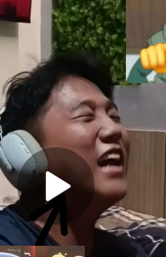
#> input picture gambar.png, 166 x 257 px
$ python model-warna.py
#> lines starting #> are read from the running program, lines starting #| are printed output that depends on the picture; after the words box and inside, x2 and y2 are one past the last pixel; in counts of white or black regions, pixels touching at a corner belong together
import sys
from pathlib import Path

import cv2
import numpy as np


# ============================================================
# 1. RGB
# ============================================================

def bgr_to_rgb(image):
    """OpenCV membaca gambar sebagai BGR, jadi ubah ke RGB."""
    return cv2.cvtColor(image, cv2.COLOR_BGR2RGB)


def rgb_to_bgr(image):
    """Mengubah RGB kembali menjadi BGR untuk cv2.imwrite()."""
    return cv2.cvtColor(image, cv2.COLOR_RGB2BGR)


# ============================================================
# 2. RGB -> CMYK
# ============================================================

def rgb_to_cmyk(rgb):
    """
    Konversi RGB ke CMYK.

    RGB dinormalisasi ke 0-1.
    Rumus:
        K = 1 - max(R,G,B)
        C = (1-R-K)/(1-K)
        M = (1-G-K)/(1-K)
        Y = (1-B-K)/(1-K)
    """
    rgb_float = rgb.astype(np.float32) / 255.0

    r = rgb_float[:, :, 0]
    g = rgb_float[:, :, 1]
    b = rgb_float[:, :, 2]

    k = 1 - np.maximum.reduce([r, g, b])

    # Hindari pembagian dengan nol pada piksel hitam.
    denominator = 1 - k

    c = np.zeros_like(k)
    m = np.zeros_like(k)
    y = np.zeros_like(k)

    mask = denominator > 1e-6

    c[mask] = (1 - r[mask] - k[mask]) / denominator[mask]
    m[mask] = (1 - g[mask] - k[mask]) / denominator[mask]
    y[mask] = (1 - b[mask] - k[mask]) / denominator[mask]

    cmyk = np.stack([c, m, y, k], axis=2)

    return (cmyk * 255).clip(0, 255).astype(np.uint8)


# ============================================================
# 3. RGB -> HSI
# ============================================================

def rgb_to_hsi(rgb):
    """
    Konversi RGB ke HSI.

    H = Hue
    S = Saturation
    I = Intensity

    H dalam derajat 0-360.
    S dan I dalam range 0-1.
    """
    rgb_float = rgb.astype(np.float32) / 255.0

    r = rgb_float[:, :, 0]
    g = rgb_float[:, :, 1]
    b = rgb_float[:, :, 2]

    # Intensity
    intensity = (r + g + b) / 3.0

    # Saturation
    min_rgb = np.minimum(np.minimum(r, g), b)
    sum_rgb = r + g + b

    saturation = np.zeros_like(intensity)
    nonzero = sum_rgb > 1e-6

    saturation[nonzero] = (
        1 - (3 * min_rgb[nonzero] / sum_rgb[nonzero])
    )

    # Hue
    numerator = 0.5 * ((r - g) + (r - b))
    denominator = np.sqrt(
        (r - g) ** 2 +
        (r - b) * (g - b)
    )

    theta = np.zeros_like(r)
    valid = denominator > 1e-6

    ratio = np.zeros_like(r)
    ratio[valid] = numerator[valid] / denominator[valid]
    ratio = np.clip(ratio, -1, 1)

    theta[valid] = np.arccos(ratio[valid])

    hue = theta.copy()
    hue[b > g] = 2 * np.pi - theta[b > g]
    hue = hue * 180 / np.pi

    # Gray pixels tidak memiliki hue yang bermakna.
    hue[saturation < 1e-6] = 0

    return hue, saturation, intensity


def hsi_to_display(hue, saturation, intensity):
    """
    Membuat visualisasi HSI:
    H -> 0-255
    S -> 0-255
    I -> 0-255
    """
    h = (hue / 360 * 255).clip(0, 255).astype(np.uint8)
    s = (saturation * 255).clip(0, 255).astype(np.uint8)
    i = (intensity * 255).clip(0, 255).astype(np.uint8)

    return h, s, i


# ============================================================
# 4. RGB -> HSV
# ============================================================

def rgb_to_hsv(rgb):
    """
    Konversi RGB ke HSV menggunakan OpenCV.

    OpenCV:
        H = 0-179
        S = 0-255
        V = 0-255
    """
    return cv2.cvtColor(rgb, cv2.COLOR_RGB2HSV)


# ============================================================
# 5. RGB VS HSV
# ============================================================

def compare_rgb_hsv(rgb):
    """
    Menampilkan channel RGB dan HSV agar perbedaan
    representasi warna dapat diamati.
    """
    hsv = rgb_to_hsv(rgb)

    r, g, b = cv2.split(rgb)
    h, s, v = cv2.split(hsv)

    return r, g, b, h, s, v


# ============================================================
# 6. MASK WARNA
# ============================================================

def create_color_masks(rgb):
    """
    Membuat mask warna menggunakan HSV.

    Contoh:
    - merah
    - hijau
    - biru

    Mask bernilai:
        255 -> warna masuk range
        0   -> bukan warna target
    """
    hsv = cv2.cvtColor(rgb, cv2.COLOR_RGB2HSV)

    # ----------------------------
    # Merah
    # ----------------------------
    # Merah berada di dua sisi hue HSV.
    lower_red_1 = np.array([0, 80, 50])
    upper_red_1 = np.array([10, 255, 255])

    lower_red_2 = np.array([170, 80, 50])
    upper_red_2 = np.array([179, 255, 255])

    red_1 = cv2.inRange(hsv, lower_red_1, upper_red_1)
    red_2 = cv2.inRange(hsv, lower_red_2, upper_red_2)

    red_mask = cv2.bitwise_or(red_1, red_2)

    # ----------------------------
    # Hijau
    # ----------------------------
    lower_green = np.array([35, 60, 40])
    upper_green = np.array([85, 255, 255])

    green_mask = cv2.inRange(
        hsv,
        lower_green,
        upper_green
    )

    # ----------------------------
    # Biru
    # ----------------------------
    lower_blue = np.array([90, 60, 40])
    upper_blue = np.array([130, 255, 255])

    blue_mask = cv2.inRange(
        hsv,
        lower_blue,
        upper_blue
    )

    return red_mask, green_mask, blue_mask


def apply_mask(rgb, mask):
    """Mengambil hanya area yang termasuk mask."""
    return cv2.bitwise_and(rgb, rgb, mask=mask)


# ============================================================
# 7. ALPHA BLENDING
# ============================================================

def alpha_blend(image_a, image_b, alpha=0.5):
    """
    Alpha blending:

        output = alpha*A + (1-alpha)*B

    alpha = 1.0 -> hanya A
    alpha = 0.0 -> hanya B
    alpha = 0.5 -> campuran seimbang
    """
    image_a = image_a.astype(np.float32)
    image_b = image_b.astype(np.float32)

    result = (
        alpha * image_a +
        (1 - alpha) * image_b
    )

    return result.clip(0, 255).astype(np.uint8)


# ============================================================
# 8. HUE TAHAN TERHADAP PERUBAHAN CAHAYA
# ============================================================

def brightness_comparison(rgb):
    """
    Membuat versi gambar lebih gelap dan lebih terang.

    Tujuan:
    membandingkan RGB dan Hue ketika intensitas cahaya berubah.
    """
    dark = (rgb.astype(np.float32) * 0.5).clip(0, 255).astype(np.uint8)
    bright = (rgb.astype(np.float32) * 1.5).clip(0, 255).astype(np.uint8)

    hsv_original = cv2.cvtColor(rgb, cv2.COLOR_RGB2HSV)
    hsv_dark = cv2.cvtColor(dark, cv2.COLOR_RGB2HSV)
    hsv_bright = cv2.cvtColor(bright, cv2.COLOR_RGB2HSV)

    return dark, bright, hsv_original[:, :, 0], hsv_dark[:, :, 0], hsv_bright[:, :, 0]


# ============================================================
# 9. MAIN
# ============================================================

def main():

    # --------------------------------------------------------
    # Cari gambar berdasarkan lokasi script.
    # --------------------------------------------------------

    if len(sys.argv) > 1:
        image_path = Path(sys.argv[1])
    else:
        image_path = Path(__file__).parent / "gambar.png"

    image_bgr = cv2.imread(str(image_path))
#> image_bgr is the input picture: shape (257, 166, 3); mean B, G, R 66.9, 76.7, 88.7

    if image_bgr is None:
        print(f"[ERROR] Gambar tidak ditemukan: {image_path}")
        print()
        print("Contoh:")
        print("python 4-model-warna.py gambar.png")
        return

    print("=" * 60)
    print("MODEL WARNA")
    print("=" * 60)
    print(f"Input : {image_path}")
    print(f"Size  : {image_bgr.shape[1]} x {image_bgr.shape[0]}")
#| Size  : 166 x 257

    # --------------------------------------------------------
    # RGB
    # --------------------------------------------------------

    rgb = bgr_to_rgb(image_bgr)

    # --------------------------------------------------------
    # CMYK
    # --------------------------------------------------------

    cmyk = rgb_to_cmyk(rgb)
#> in rgb_to_cmyk, `mask = denominator > 1e-6`:
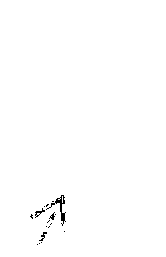
#> mask: shape (257, 166) bool; 99.5% white; black in thin lines or dots, all inside (x1, y1, x2, y2) = (30, 195, 66, 245)
    c, m, y, k = cv2.split(cmyk)

    # --------------------------------------------------------
    # HSI
    # --------------------------------------------------------

    hsi_h, hsi_s, hsi_i = rgb_to_hsi(rgb)
#> in rgb_to_hsi, `denominator = np.sqrt( (r - g) ** 2 + (r - b) * (g - b) )`:
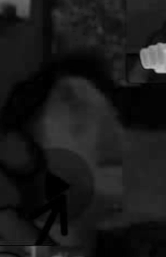
#> denominator: shape (257, 166) float32; min 0, max 0.762, mean 0.1
#> in rgb_to_hsi, `valid = denominator > 1e-6`: valid: shape (257, 166) bool; 98.5% white; 47 black regions (39 under 20 px), largest, box (x1, y1, x2, y2) and area: (47, 177, 60, 195) 202, (46, 195, 66, 226) 123, (43, 71, 52, 89) 83
#> in rgb_to_hsi, `theta[valid] = np.arccos(ratio[valid])`:
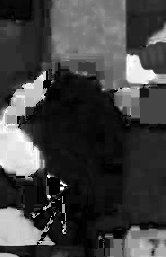
#> theta: shape (257, 166) float32; min 0, max 3.14, mean 0.815; drawn with min black and max white
    hsi_h_display, hsi_s_display, hsi_i_display = (
        hsi_to_display(hsi_h, hsi_s, hsi_i)
    )

    # --------------------------------------------------------
    # HSV
    # --------------------------------------------------------

    hsv = rgb_to_hsv(rgb)
#> in rgb_to_hsv, `return cv2.cvtColor(rgb, cv2.COLOR_RGB2HSV)`: returned value: shape (257, 166, 3); mean H, S, V 41.5, 97.2, 92.7
    hsv_h, hsv_s, hsv_v = cv2.split(hsv)
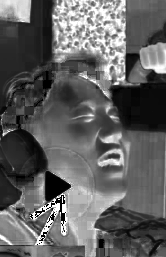
#> hsv_s: shape (257, 166); min 0, max 255, mean 97.2

    # --------------------------------------------------------
    # Mask warna
    # --------------------------------------------------------

    red_mask, green_mask, blue_mask = create_color_masks(rgb)
#> in create_color_masks, `red_1 = cv2.inRange(hsv, lower_red_1, upper_red_1)`: red_1: shape (257, 166); 14.7% white; 56 white regions (47 under 20 px), largest, box (x1, y1, x2, y2) and area: (34, 76, 133, 207) 5351, (48, 217, 78, 252) 434, (20, 246, 42, 257) 155
#> in create_color_masks, `red_2 = cv2.inRange(hsv, lower_red_2, upper_red_2)`: red_2: shape (257, 166); 0.93% white; 6 white regions (5 under 20 px), largest, box (x1, y1, x2, y2) and area: (0, 0, 31, 18) 386
#> in create_color_masks, `red_mask = cv2.bitwise_or(red_1, red_2)`: red_mask: shape (257, 166); 15.7% white; 55 white regions (45 under 20 px), largest, box (x1, y1, x2, y2) and area: (34, 76, 133, 207) 5354, (48, 217, 78, 252) 436, (0, 0, 31, 20) 398
#> in create_color_masks, `green_mask = cv2.inRange( hsv, lower_green, upper_green )`: green_mask: shape (257, 166); 7.5% white; 14 white regions (12 under 20 px), largest, box (x1, y1, x2, y2) and area: (52, 0, 152, 86) 3125, (104, 21, 111, 26) 22
#> in create_color_masks, `blue_mask = cv2.inRange( hsv, lower_blue, upper_blue )`: blue_mask: shape (257, 166); 2.5% white; 26 white regions (20 under 20 px), largest, box (x1, y1, x2, y2) and area: (0, 208, 37, 246) 808, (138, 244, 151, 257) 79, (0, 239, 10, 245) 38, (19, 218, 38, 233) 37, (157, 232, 166, 239) 35, (131, 240, 138, 248) 27

    red_object = apply_mask(rgb, red_mask)
    green_object = apply_mask(rgb, green_mask)
    blue_object = apply_mask(rgb, blue_mask)
#> in apply_mask (call 3), `return cv2.bitwise_and(rgb, rgb, mask=mask)`:
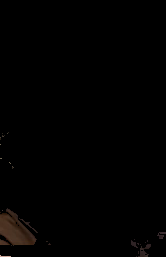
#> returned value: shape (257, 166, 3); mean of channels 0, 1, 2 0.8, 1.1, 1.6; drawn as B, G, R

    # --------------------------------------------------------
    # Alpha blending
    # --------------------------------------------------------

    # Buat gambar kedua yang diberi sedikit blur.
    blurred = cv2.GaussianBlur(rgb, (0, 0), 5)

    blend = alpha_blend(rgb, blurred, alpha=0.7)
#> in alpha_blend, `image_b = image_b.astype(np.float32)`:
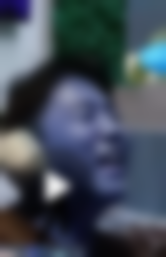
#> image_b: shape (257, 166, 3) float32; mean of channels 0, 1, 2 88.7, 76.6, 66.9; drawn as B, G, R
#> in alpha_blend, `result = ( alpha * image_a + (1 - alpha) * image_b )`:
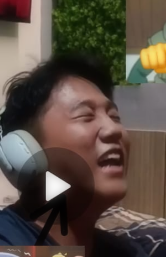
#> result: shape (257, 166, 3) float32; mean R, G, B 88.7, 76.6, 66.9

    # --------------------------------------------------------
    # Perbandingan perubahan brightness
    # --------------------------------------------------------

    dark, bright, hue_original, hue_dark, hue_bright = (
        brightness_comparison(rgb)
    )

    # --------------------------------------------------------
    # Simpan hasil
    # --------------------------------------------------------

    results = {
        "01-rgb.jpg": rgb_to_bgr(rgb),

        # CMYK
        "02-cyan.jpg": c,
        "03-magenta.jpg": m,
        "04-yellow.jpg": y,
        "05-key-black.jpg": k,

        # HSI
        "06-hsi-hue.jpg": hsi_h_display,
        "07-hsi-saturation.jpg": hsi_s_display,
        "08-hsi-intensity.jpg": hsi_i_display,

        # HSV
        "09-hsv-hue.jpg": hsv_h,
        "10-hsv-saturation.jpg": hsv_s,
        "11-hsv-value.jpg": hsv_v,

        # Mask
        "12-mask-red.jpg": red_mask,
        "13-mask-green.jpg": green_mask,
        "14-mask-blue.jpg": blue_mask,

        # Hasil mask
        "15-red-object.jpg": rgb_to_bgr(red_object),
        "16-green-object.jpg": rgb_to_bgr(green_object),
        "17-blue-object.jpg": rgb_to_bgr(blue_object),

        # Alpha blending
        "18-alpha-blending.jpg": rgb_to_bgr(blend),

        # Brightness comparison
        "19-dark.jpg": rgb_to_bgr(dark),
        "20-bright.jpg": rgb_to_bgr(bright),
        "21-hue-original.jpg": hue_original,
        "22-hue-dark.jpg": hue_dark,
        "23-hue-bright.jpg": hue_bright,
    }

    for filename, result in results.items():
        cv2.imwrite(filename, result)
#> this loop made 23 passes
#> filename on passes 1 to 12: '01-rgb.jpg', '02-cyan.jpg', '03-magenta.jpg', '04-yellow.jpg', '05-key-black.jpg', '06-hsi-hue.jpg', '07-hsi-saturation.jpg', '08-hsi-intensity.jpg', '09-hsv-hue.jpg', '10-hsv-saturation.jpg', '11-hsv-value.jpg', '12-mask-red.jpg'

    print("\nHasil tersimpan:")
    for filename in results:
        print(" -", filename)

    # --------------------------------------------------------
    # Tampilkan hasil utama
    # --------------------------------------------------------

    cv2.imshow("Original RGB", cv2.cvtColor(rgb, cv2.COLOR_RGB2BGR))
    cv2.imshow("HSV - Hue", hsv_h)
    cv2.imshow("HSV - Saturation", hsv_s)
    cv2.imshow("HSV - Value", hsv_v)

    cv2.imshow("Mask - Red", red_mask)
    cv2.imshow("Mask - Green", green_mask)
    cv2.imshow("Mask - Blue", blue_mask)

    cv2.imshow("Alpha Blending", cv2.cvtColor(blend, cv2.COLOR_RGB2BGR))

    print("\nTekan tombol apa saja pada window OpenCV untuk keluar.")
    cv2.waitKey(0)
    cv2.destroyAllWindows()


if __name__ == "__main__":
    main()
